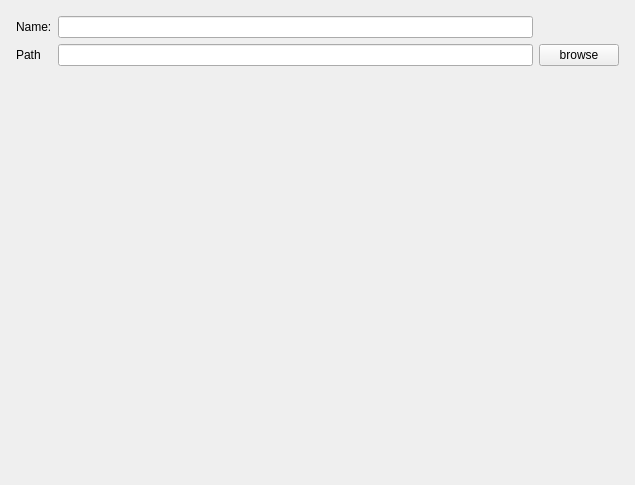
<?xml version="1.0" encoding="UTF-8"?>
<ui version="4.0">
 <class>Prosetpage</class>
 <widget class="QWizardPage" name="Prosetpage">
  <property name="geometry">
   <rect>
    <x>0</x>
    <y>0</y>
    <width>635</width>
    <height>485</height>
   </rect>
  </property>
  <property name="windowTitle">
   <string>WizardPage</string>
  </property>
  <layout class="QGridLayout" name="gridLayout_2">
   <item row="0" column="0">
    <layout class="QGridLayout" name="gridLayout" rowstretch="1,0,0">
     <property name="leftMargin">
      <number>5</number>
     </property>
     <property name="topMargin">
      <number>5</number>
     </property>
     <property name="rightMargin">
      <number>5</number>
     </property>
     <property name="bottomMargin">
      <number>5</number>
     </property>
     <item row="1" column="0">
      <widget class="QLabel" name="label_path">
       <property name="text">
        <string>Path</string>
       </property>
      </widget>
     </item>
     <item row="0" column="0">
      <widget class="QLabel" name="label_name">
       <property name="text">
        <string>Name:</string>
       </property>
      </widget>
     </item>
     <item row="0" column="1">
      <widget class="QLineEdit" name="lineEdit_name"/>
     </item>
     <item row="1" column="2">
      <widget class="QPushButton" name="pushButton_browse">
       <property name="toolTip">
        <string>浏览</string>
       </property>
       <property name="text">
        <string>browse</string>
       </property>
      </widget>
     </item>
     <item row="1" column="1">
      <widget class="QLineEdit" name="lineEdit_path"/>
     </item>
     <item row="2" column="1">
      <widget class="QLabel" name="label_tips">
       <property name="text">
        <string/>
       </property>
      </widget>
     </item>
    </layout>
   </item>
  </layout>
 </widget>
 <resources/>
 <connections/>
</ui>
